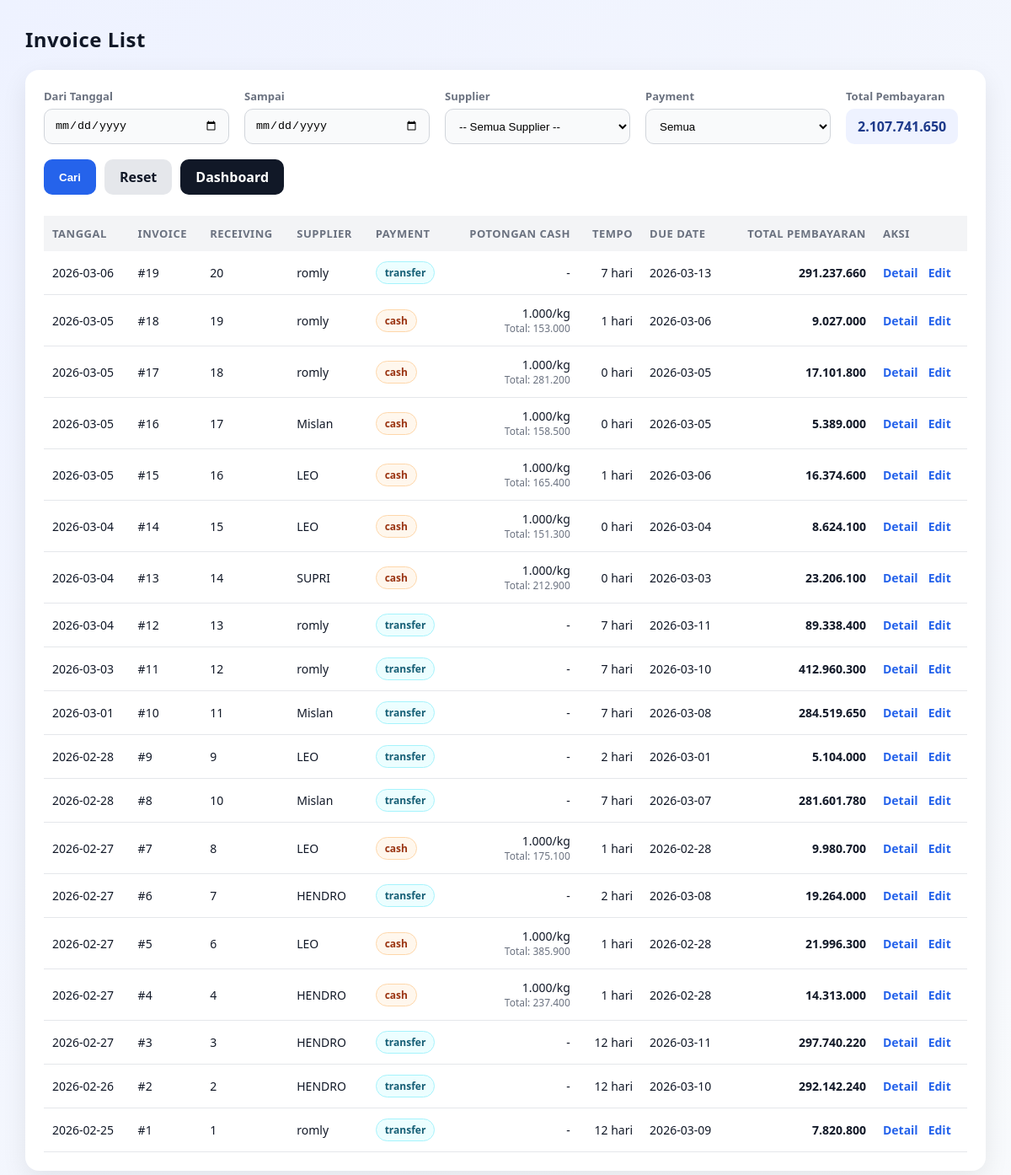
Page /invoice/list on the committed database.
### tables this page shows
CREATE TABLE invoice_header (
            id INTEGER PRIMARY KEY AUTOINCREMENT,

            receiving_id INTEGER NOT NULL UNIQUE, -- 1 receiving = 1 invoice
            tanggal TEXT NOT NULL DEFAULT (date('now','localtime')),
            supplier TEXT NOT NULL,
            price_points_json TEXT NOT NULL,
            payment_type TEXT NOT NULL
                CHECK (payment_type IN ('cash','transfer')),
            tempo_hari INTEGER DEFAULT 0,
            due_date TEXT,

            -- Cash deduct per kg (hanya berlaku kalau cash)
            cash_deduct_per_kg_rp INTEGER DEFAULT 0,
            cash_deduct_total_rp INTEGER DEFAULT 0,
            -- PPh (siap dipakai nanti, 0.25% = 25)
            pph_rate_bp INTEGER DEFAULT 0,
            pph_amount_rp INTEGER DEFAULT 0,
            -- Total Supplier
            subtotal_rp INTEGER DEFAULT 0,
            total_payable_rp INTEGER DEFAULT 0,
            total_paid_g INTEGER DEFAULT 0,
            status TEXT DEFAULT 'draft'
                CHECK (status IN ('draft','issued','paid','void')),
            created_at TEXT DEFAULT (datetime('now','localtime')), note TEXT, grade_prices_json TEXT,
            FOREIGN KEY(receiving_id)
                REFERENCES receiving_header(id)
                ON DELETE CASCADE
        );

### invoice/routes.py (the view)
@invoice_bp.route("/list", methods=["GET"])
def invoice_list():
    start = (request.args.get("start") or "").strip() or None
    end = (request.args.get("end") or "").strip() or None
    supplier = (request.args.get("supplier") or "").strip() or None
    payment_type = (request.args.get("payment_type") or "").strip() or None
    rows = repo.fetch_invoice_list(
        start=start,
        end=end,
        supplier=supplier,
        payment_type=payment_type,
        limit=request.args.get("limit") or 500
    )
    rows = [dict(r) for r in rows]
    total_payable = sum(int(r.get("total_payable_rp") or 0) for r in rows)
    return render_template(
        "invoice/list.html",
        rows=rows,
        start=start,
        end=end,
        supplier=supplier,
        payment_type=payment_type,
        total_payable=total_payable,
    )

### helpers/db.py (called while the page is built)
def get_conn():
    conn = sqlite3.connect(DB_PATH, timeout=30)
    conn.row_factory = sqlite3.Row
    conn.execute("PRAGMA foreign_keys = ON;")
    conn.execute("PRAGMA journal_mode = WAL;")
    return conn

### templates/invoice/list.html (shortened to what this page needs)
<!doctype html>
<html lang="id">
<head>
</head>
<body>
<div class="top">
  <h2>Invoice List</h2>
</div>
<div class="card">
<form method="get" action="/invoice/list" class="filter-row">
  <div class="filter-item">
    <label>Dari Tanggal</label>
    <input type="date" name="start" value="{{ start or '' }}">
  </div>
  <div class="filter-item">
    <label>Sampai</label>
    <input type="date" name="end" value="{{ end or '' }}">
  </div>
  <div class="filter-item">
    <label>Supplier</label>
    <select id="supplier" name="supplier"></select>
  </div>
  <div class="filter-item">
    <label>Payment</label>
    <select name="payment_type">
      <option value="" {% if not payment_type %}selected{% endif %}>Semua</option>
    </select>
  </div>
  <div class="filter-item">
    <label>Total Pembayaran</label>
    <div class="summary-pill">
      {{ "{:,.0f}".format(total_payable or 0).replace(",", ".") }}
    </div>
  </div>
  <div class="filter-actions">
    <button class="btn btn-primary" type="submit">Cari</button>
    <a class="btn btn-ghost" href="/invoice/list">Reset</a>
    <a class="btn btn-secondary" href="/dashboard">Dashboard</a>
  </div>
</form>
<table>
<thead>
<tr>
  <th>Tanggal</th>
  <th>Invoice</th>
  <th>Receiving</th>
  <th>Supplier</th>
  <th>Payment</th>
  <th class="right">Potongan Cash</th>
  <th class="right">Tempo</th>
  <th>Due Date</th>
  <th class="right">Total Pembayaran</th>
  <th>Aksi</th>
</tr>
</thead>
<tbody>
{% for r in rows %}
<tr>
  <td>{{ r.tanggal }}</td>
  <td>#{{ r.id }}</td>
  <td>{{ r.receiving_id }}</td>
  <td>{{ r.supplier }}</td>
  <td>
    {% set pt = (r.payment_type or 'transfer') %}
    <span class="pill {{ pt }}">{{ pt }}</span>
  </td>
  <td class="right">
    {% if (r.payment_type == 'cash') and (r.cash_deduct_per_kg_rp or 0) > 0 %}
      {{ "{:,.0f}".format(r.cash_deduct_per_kg_rp or 0).replace(",", ".") }}/kg
      <div class="small">Total: {{ "{:,.0f}".format(r.cash_deduct_total_rp or 0).replace(",", ".") }}</div>
    {% else %}
      -
    {% endif %}
  </td>
  <td class="right">{{ r.tempo_hari or 0 }} hari</td>
  <td>{{ r.due_date or "-" }}</td>
  <td class="right total-bold">
    {{ "{:,.0f}".format(r.total_payable_rp or 0).replace(",", ".") }}
  </td>
  <td>
    <div class="aksi">
      <a href="/invoice/view/{{ r.id }}">Detail</a>
     <a href="{{ url_for('invoice.invoice_edit', invoice_id=r.id) }}">Edit</a>
    </div>
  </td>
</tr>
{% endfor %}
</tbody>
</table>
</div>
</body>
</html>

### templates/invoice/list.html (style rules this page uses)
* { box-sizing:border-box }
body { font-family: system-ui, -apple-system, 'Segoe UI', Arial, sans-serif; margin:0; padding:30px; background:linear-gradient(135deg,#eef2ff,#f8fafc); color:#111827; }
h2 { margin:0;font-weight:800;letter-spacing:.5px }
.top { display:flex;justify-content:space-between;align-items:center;margin-bottom:20px }
.card { background:#fff;border-radius:16px;padding:22px;box-shadow:0 10px 30px rgba(0,0,0,.08) }
.filter-row { display:flex;flex-wrap:wrap;gap:18px;align-items:flex-end }
.filter-item { display:flex;flex-direction:column;gap:6px }
.filter-item label { font-size:13px;font-weight:600;color:#6b7280 }
.filter-item input,.filter-item select { width:220px;height:42px;padding:10px 12px;border-radius:10px;border:1px solid #d1d5db; background:#f9fafb;transition:.2s }
.summary-pill { height:42px;display:flex;align-items:center;justify-content:flex-end; padding:0 14px;border-radius:10px;background:#eef2ff; font-weight:800;color:#1e3a8a }
.filter-actions { display:flex;gap:10px;flex-wrap:wrap }
.btn { height:42px;padding:0 18px;border-radius:10px;border:none;cursor:pointer; font-weight:700;transition:.2s;display:flex;align-items:center;justify-content:center; text-decoration:none }
.btn-primary { background:#2563eb;color:#fff }
.btn-secondary { background:#111827;color:#fff }
.btn-ghost { background:#e5e7eb;color:#111827 }
table { width:100%;border-collapse:collapse;margin-top:25px;font-size:14px }
thead { background:#f3f4f6 }
th,td { padding:12px 10px;text-align:left }
th { font-size:13px;text-transform:uppercase;letter-spacing:.5px;color:#6b7280 }
tbody tr { border-bottom:1px solid #e5e7eb;transition:.15s }
.right { text-align:right }
.total-bold { font-weight:800;color:#111827 }
.pill { display:inline-block;padding:4px 10px;border-radius:999px;font-size:12px;font-weight:700; background:#f3f4f6;color:#111827;border:1px solid #e5e7eb }
.pill.cash { background:#fff7ed;border-color:#fed7aa;color:#9a3412 }
.pill.transfer { background:#ecfeff;border-color:#a5f3fc;color:#155e75 }
.aksi { display:flex;gap:12px }
.aksi a { font-weight:600;color:#2563eb;text-decoration:none }
.small { font-size:12px;color:#6b7280 }

### rows in the picture
invoice_header: tanggal "2026-03-06", id "19", receiving_id "20", supplier "romly", payment_type "transfer", tempo_hari "7", due_date "2026-03-13", total_payable_rp "291.237.660"
invoice_header: tanggal "2026-03-05", id "18", receiving_id "19", supplier "romly", payment_type "cash", cash_deduct_per_kg_rp "1.000", cash_deduct_total_rp "153.000", tempo_hari "1", due_date "2026-03-06", total_payable_rp "9.027.000"
invoice_header: tanggal "2026-03-05", id "17", receiving_id "18", supplier "romly", payment_type "cash", cash_deduct_per_kg_rp "1.000", cash_deduct_total_rp "281.200", tempo_hari "0", due_date "2026-03-05", total_payable_rp "17.101.800"
invoice_header: tanggal "2026-03-05", id "16", receiving_id "17", supplier "Mislan", payment_type "cash", cash_deduct_per_kg_rp "1.000", cash_deduct_total_rp "158.500", tempo_hari "0", due_date "2026-03-05", total_payable_rp "5.389.000"
invoice_header: tanggal "2026-03-05", id "15", receiving_id "16", supplier "LEO", payment_type "cash", cash_deduct_per_kg_rp "1.000", cash_deduct_total_rp "165.400", tempo_hari "1", due_date "2026-03-06", total_payable_rp "16.374.600"
invoice_header: tanggal "2026-03-04", id "14", receiving_id "15", supplier "LEO", payment_type "cash", cash_deduct_per_kg_rp "1.000", cash_deduct_total_rp "151.300", tempo_hari "0", due_date "2026-03-04", total_payable_rp "8.624.100"
invoice_header: tanggal "2026-03-04", id "13", receiving_id "14", supplier "SUPRI", payment_type "cash", cash_deduct_per_kg_rp "1.000", cash_deduct_total_rp "212.900", tempo_hari "0", due_date "2026-03-03", total_payable_rp "23.206.100"
invoice_header: tanggal "2026-03-04", id "12", receiving_id "13", supplier "romly", payment_type "transfer", tempo_hari "7", due_date "2026-03-11", total_payable_rp "89.338.400"
invoice_header: tanggal "2026-03-03", id "11", receiving_id "12", supplier "romly", payment_type "transfer", tempo_hari "7", due_date "2026-03-10", total_payable_rp "412.960.300"
invoice_header: tanggal "2026-03-01", id "10", receiving_id "11", supplier "Mislan", payment_type "transfer", tempo_hari "7", due_date "2026-03-08", total_payable_rp "284.519.650"
invoice_header: tanggal "2026-02-28", id "9", receiving_id "9", supplier "LEO", payment_type "transfer", tempo_hari "2", due_date "2026-03-01", total_payable_rp "5.104.000"
invoice_header: tanggal "2026-02-28", id "8", receiving_id "10", supplier "Mislan", payment_type "transfer", tempo_hari "7", due_date "2026-03-07", total_payable_rp "281.601.780"
invoice_header: tanggal "2026-02-27", id "7", receiving_id "8", supplier "LEO", payment_type "cash", cash_deduct_per_kg_rp "1.000", cash_deduct_total_rp "175.100", tempo_hari "1", due_date "2026-02-28", total_payable_rp "9.980.700"
invoice_header: tanggal "2026-02-27", id "6", receiving_id "7", supplier "HENDRO", payment_type "transfer", tempo_hari "2", due_date "2026-03-08", total_payable_rp "19.264.000"
invoice_header: tanggal "2026-02-27", id "5", receiving_id "6", supplier "LEO", payment_type "cash", cash_deduct_per_kg_rp "1.000", cash_deduct_total_rp "385.900", tempo_hari "1", due_date "2026-02-28", total_payable_rp "21.996.300"
invoice_header: tanggal "2026-02-27", id "4", receiving_id "4", supplier "HENDRO", payment_type "cash", cash_deduct_per_kg_rp "1.000", cash_deduct_total_rp "237.400", tempo_hari "1", due_date "2026-02-28", total_payable_rp "14.313.000"
invoice_header: tanggal "2026-02-27", id "3", receiving_id "3", supplier "HENDRO", payment_type "transfer", tempo_hari "12", due_date "2026-03-11", total_payable_rp "297.740.220"
invoice_header: tanggal "2026-02-26", id "2", receiving_id "2", supplier "HENDRO", payment_type "transfer", tempo_hari "12", due_date "2026-03-10", total_payable_rp "292.142.240"
invoice_header: tanggal "2026-02-25", id "1", receiving_id "1", supplier "romly", payment_type "transfer", tempo_hari "12", due_date "2026-03-09", total_payable_rp "7.820.800"

### other values in the picture
{{ "{:,.0f}".format(total_payable or 0).replace(",", ".") }} "2.107.741.650"
